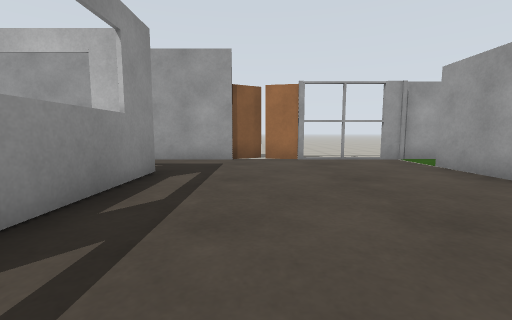
[1] (above)

20 first-person views from a walk through a world built for the Gazebo simulator. The camera is 0.72 m above the floor, tilts 6° down and sees 90° across. The floor is counted in squares, 1 m on a side. Each view is taken from the middle of a square. On the plan, view 1 faces up. The plan holds only what a view shows up to about 9 squares ahead; the rest is blank.

[2]
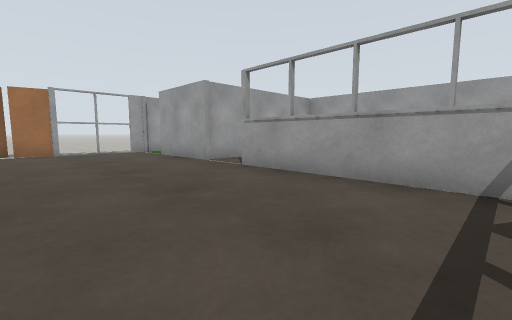

[3]
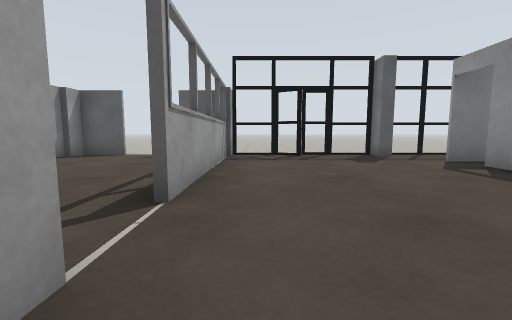

[4]
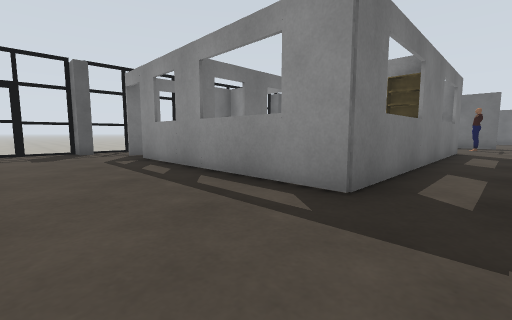

[5]
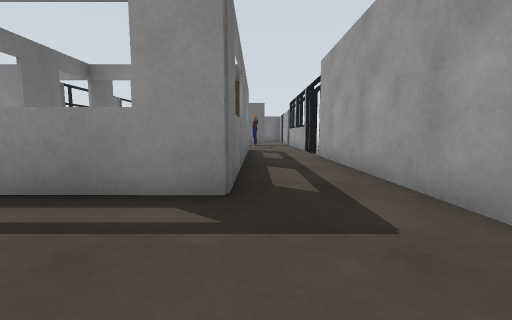

[6]
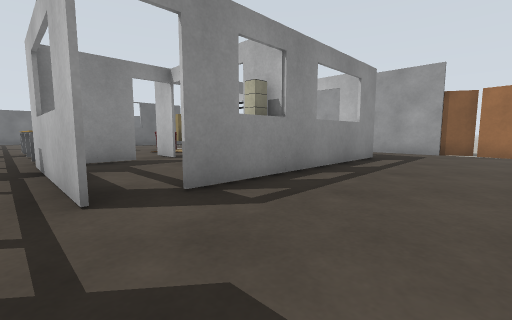

[7]
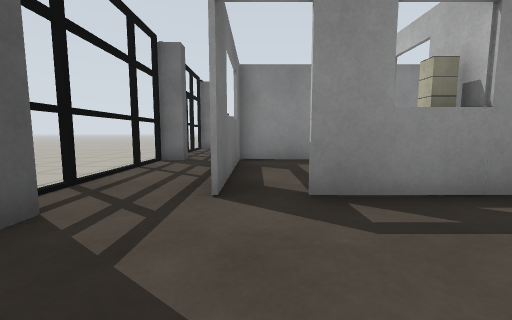

[8]
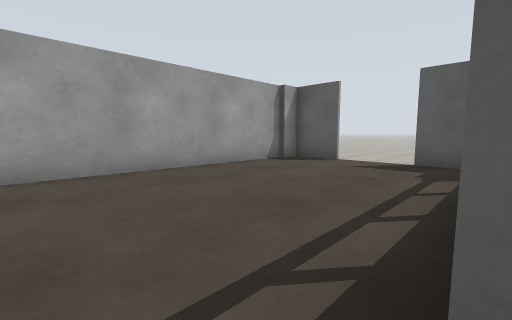

[9]
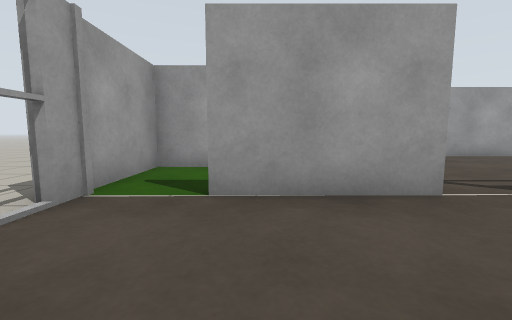

[10]
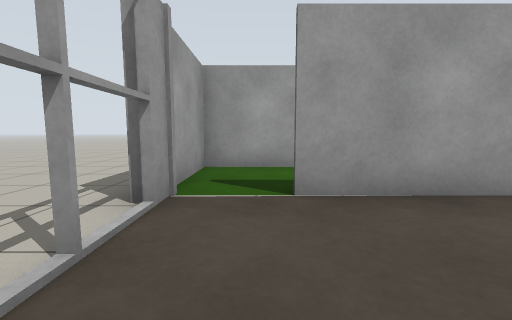

[11]
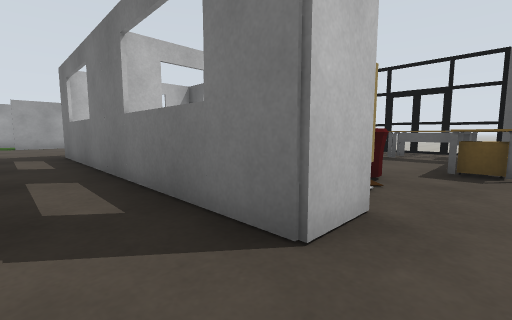

[12]
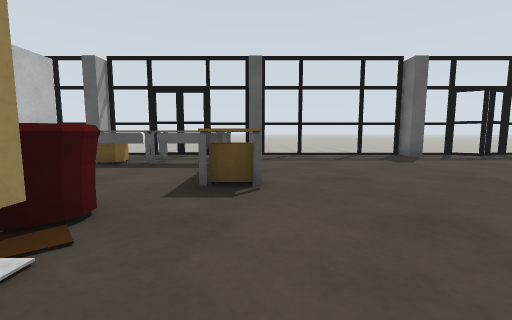

[13]
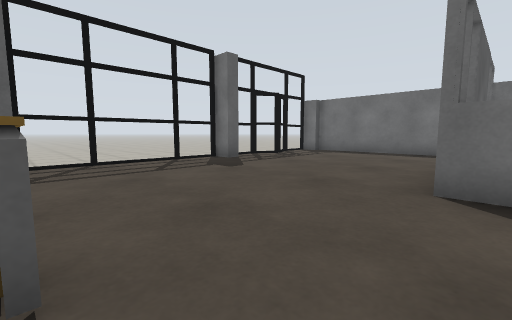

[14]
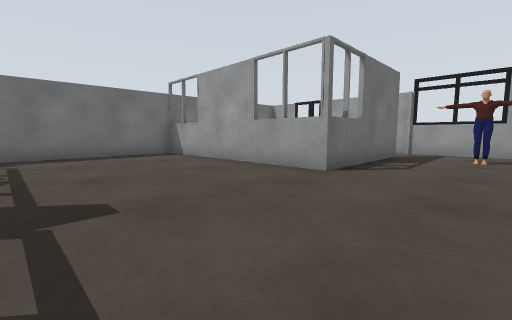

[15]
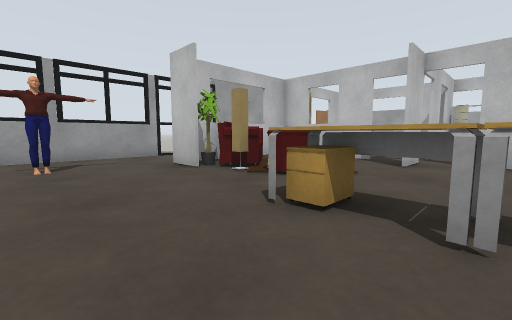

[16]
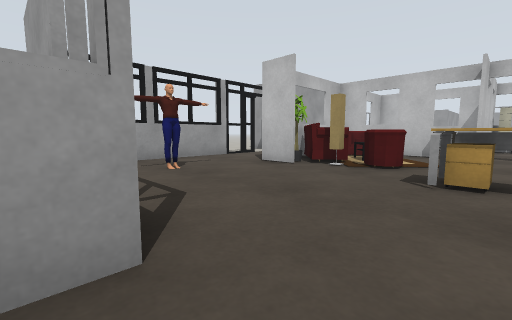

[17]
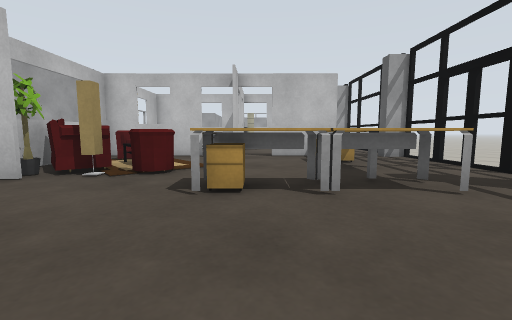

[18]
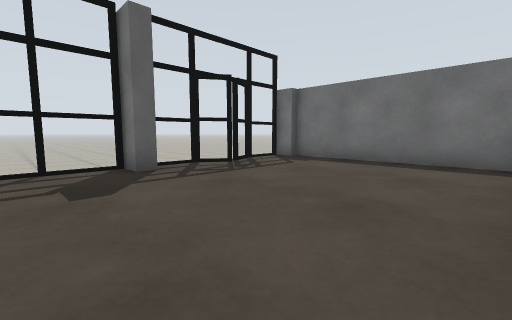

[19]
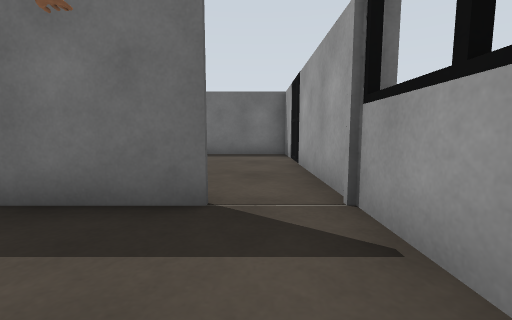

[20]
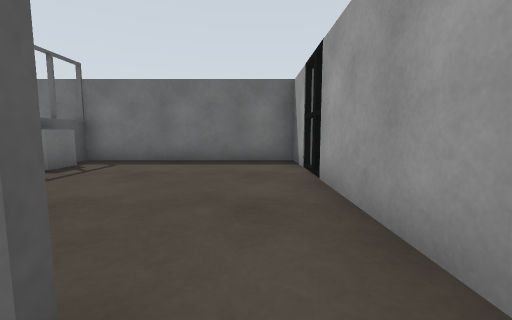

### Floor plan
Key: @ floor where view 1 was taken; # wall or solid block; x gap in a wall; . floor; = window, fence, low wall or low ledge; T thing the floor can be seen under or through; P person.
Columns run from 21 left of view 1 to 9 right of it. Each row starts with its distance up from view 1.
 10                           ....
  9                        .......
  8                        .....
  7 ##xx########x.x#######xTTTT##
  6 #...........................#
  5 #......#PP...=###=.......#..#
  4 #..... #...##==# #=#.....#  #
  3 #....  #...##==#   =.....####
  2 #==#####....=..#   =..........#
  1 #.........=...######.....#....#
  0 #.........x........#.@...=....#
 -1 #.........#....#...#.....=....#
 -2 #.........=######=##.....=....#
 -3 #........................=....#
 -4 ###x##....#....#....#....#....#
 -5   ....=TT= =xx=.=TT= =x####..##
 -6   ........   ......        ...

Positions as (right, up) in squares from view 1, and headings:
1: (0, 0), facing up
2: (0, -3), facing up-right
3: (3, 4), facing down
4: (1, 6), facing down-left
5: (1, 5), facing left
6: (1, -3), facing up-left
7: (1, -2), facing left
8: (4, 2), facing down-right
9: (1, 5), facing right
10: (1, 6), facing right
11: (-11, 6), facing down-right
12: (-11, 4), facing down
13: (-11, 2), facing down-left
14: (-12, -3), facing up-left
15: (-13, -1), facing up-right
16: (-15, 0), facing up-right
17: (-14, 0), facing right
18: (-14, 1), facing down-left
19: (-12, 6), facing left
20: (-14, 6), facing left
